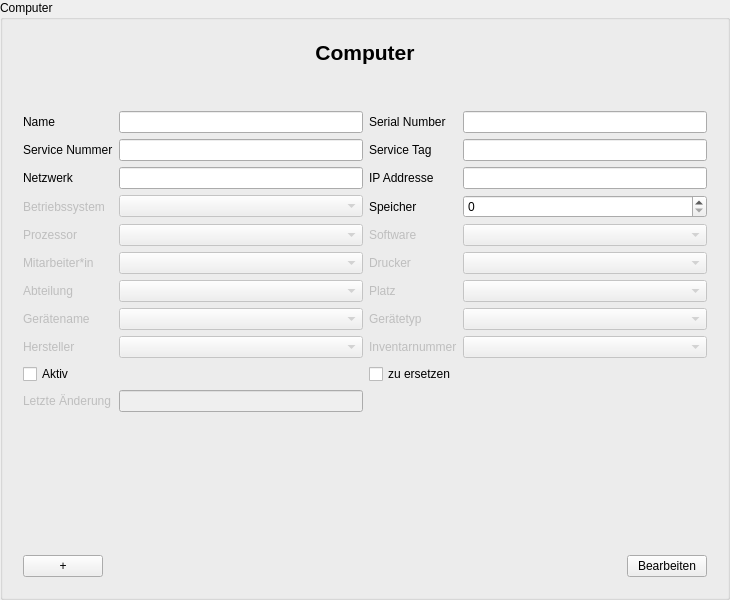
<?xml version="1.0" encoding="UTF-8" ?>
<ui version="4.0">
 <class>ComputerInputArea</class>
 <widget class="QGroupBox" name="ComputerInputArea">
  <property name="geometry">
   <rect>
    <x>0</x>
    <y>0</y>
    <width>730</width>
    <height>600</height>
   </rect>
  </property>
  <property name="windowTitle">
   <string>GroupBox</string>
  </property>
  <property name="accessibleName">
   <string>ComputerInputDialog</string>
  </property>
  <property name="title">
   <string>Computer</string>
  </property>
  <layout class="QVBoxLayout" name="verticalLayout_3">
   <item>
    <widget class="QWidget" name="formLayoutWidget" native="true">
     <layout class="QVBoxLayout" name="verticalLayout_2">
      <item>
       <layout class="QVBoxLayout" name="verticalLayout">
        <item>
         <widget class="QLabel" name="label_Header">
          <property name="font">
           <font>
            <pointsize>16</pointsize>
            <weight>75</weight>
            <bold>true</bold>
           </font>
          </property>
          <property name="text">
           <string>Computer</string>
          </property>
          <property name="alignment">
           <set>Qt::AlignCenter</set>
          </property>
         </widget>
        </item>
       </layout>
      </item>
      <item>
       <spacer name="verticalSpacer">
        <property name="orientation">
         <enum>Qt::Vertical</enum>
        </property>
        <property name="sizeType">
         <enum>QSizePolicy::Preferred</enum>
        </property>
        <property name="sizeHint" stdset="0">
         <size>
          <width>20</width>
          <height>40</height>
         </size>
        </property>
       </spacer>
      </item>
      <item>
       <layout class="QGridLayout" name="gridLayout">
        <item row="0" column="3">
         <widget class="QLabel" name="serialNumberLabel">
          <property name="text">
           <string>Serial Number</string>
          </property>
          <property name="buddy">
           <cstring>serialNumberLineEdit</cstring>
          </property>
         </widget>
        </item>
        <item row="5" column="3">
         <widget class="QLabel" name="printerLabel">
          <property name="enabled">
           <bool>false</bool>
          </property>
          <property name="text">
           <string>Drucker</string>
          </property>
          <property name="buddy">
           <cstring>printerComboBox</cstring>
          </property>
         </widget>
        </item>
        <item row="8" column="3">
         <widget class="QLabel" name="deviceTypeLabel">
          <property name="enabled">
           <bool>false</bool>
          </property>
          <property name="text">
           <string>Gerätetyp</string>
          </property>
          <property name="buddy">
           <cstring>deviceTypeComboBox</cstring>
          </property>
         </widget>
        </item>
        <item row="7" column="2">
         <widget class="QComboBox" name="departmentComboBox">
          <property name="enabled">
           <bool>false</bool>
          </property>
         </widget>
        </item>
        <item row="2" column="0">
         <widget class="QLabel" name="networkLabel">
          <property name="text">
           <string>Netzwerk</string>
          </property>
          <property name="buddy">
           <cstring>networkLineEdit</cstring>
          </property>
         </widget>
        </item>
        <item row="9" column="3">
         <widget class="QLabel" name="inventoryLabel">
          <property name="enabled">
           <bool>false</bool>
          </property>
          <property name="text">
           <string>Inventarnummer</string>
          </property>
          <property name="buddy">
           <cstring>inventoryComboBox</cstring>
          </property>
         </widget>
        </item>
        <item row="8" column="2">
         <widget class="QComboBox" name="deviceNameComboBox">
          <property name="enabled">
           <bool>false</bool>
          </property>
         </widget>
        </item>
        <item row="7" column="3">
         <widget class="QLabel" name="placeLabel">
          <property name="enabled">
           <bool>false</bool>
          </property>
          <property name="text">
           <string>Platz</string>
          </property>
          <property name="buddy">
           <cstring>placeComboBox</cstring>
          </property>
         </widget>
        </item>
        <item row="7" column="4">
         <widget class="QComboBox" name="placeComboBox">
          <property name="enabled">
           <bool>false</bool>
          </property>
         </widget>
        </item>
        <item row="1" column="4">
         <widget class="QLineEdit" name="serviceTagLineEdit" />
        </item>
        <item row="9" column="2">
         <widget class="QComboBox" name="manufacturerComboBox">
          <property name="enabled">
           <bool>false</bool>
          </property>
         </widget>
        </item>
        <item row="5" column="4">
         <widget class="QComboBox" name="printerComboBox">
          <property name="enabled">
           <bool>false</bool>
          </property>
         </widget>
        </item>
        <item row="11" column="0">
         <widget class="QLabel" name="lastUpdateLabel">
          <property name="enabled">
           <bool>false</bool>
          </property>
          <property name="text">
           <string>Letzte Änderung</string>
          </property>
          <property name="buddy">
           <cstring>lastUpdateLineEdit</cstring>
          </property>
         </widget>
        </item>
        <item row="4" column="2">
         <widget class="QComboBox" name="processorComboBox">
          <property name="enabled">
           <bool>false</bool>
          </property>
         </widget>
        </item>
        <item row="4" column="0">
         <widget class="QLabel" name="processorLabel">
          <property name="enabled">
           <bool>false</bool>
          </property>
          <property name="text">
           <string>Prozessor</string>
          </property>
          <property name="buddy">
           <cstring>processorComboBox</cstring>
          </property>
         </widget>
        </item>
        <item row="9" column="4">
         <widget class="QComboBox" name="inventoryComboBox">
          <property name="enabled">
           <bool>false</bool>
          </property>
         </widget>
        </item>
        <item row="1" column="2">
         <widget class="QLineEdit" name="serviceNumberLineEdit" />
        </item>
        <item row="2" column="2">
         <widget class="QLineEdit" name="networkLineEdit" />
        </item>
        <item row="1" column="0">
         <widget class="QLabel" name="serviceNumberLabel">
          <property name="text">
           <string>Service Nummer</string>
          </property>
          <property name="buddy">
           <cstring>serviceNumberLineEdit</cstring>
          </property>
         </widget>
        </item>
        <item row="1" column="3">
         <widget class="QLabel" name="serviceTagLabel">
          <property name="text">
           <string>Service Tag</string>
          </property>
          <property name="buddy">
           <cstring>serviceTagLineEdit</cstring>
          </property>
         </widget>
        </item>
        <item row="9" column="0">
         <widget class="QLabel" name="manufacturerLabel">
          <property name="enabled">
           <bool>false</bool>
          </property>
          <property name="text">
           <string>Hersteller</string>
          </property>
          <property name="buddy">
           <cstring>manufacturerComboBox</cstring>
          </property>
         </widget>
        </item>
        <item row="10" column="0">
         <widget class="QCheckBox" name="activeCheckBox">
          <property name="text">
           <string>Aktiv</string>
          </property>
         </widget>
        </item>
        <item row="8" column="0">
         <widget class="QLabel" name="deviceNameLabel">
          <property name="enabled">
           <bool>false</bool>
          </property>
          <property name="text">
           <string>Gerätename</string>
          </property>
          <property name="buddy">
           <cstring>deviceNameComboBox</cstring>
          </property>
         </widget>
        </item>
        <item row="8" column="4">
         <widget class="QComboBox" name="deviceTypeComboBox">
          <property name="enabled">
           <bool>false</bool>
          </property>
         </widget>
        </item>
        <item row="11" column="2">
         <widget class="QLineEdit" name="lastUpdateLineEdit">
          <property name="enabled">
           <bool>false</bool>
          </property>
         </widget>
        </item>
        <item row="10" column="3">
         <widget class="QCheckBox" name="replaceCheckBox">
          <property name="text">
           <string>zu ersetzen</string>
          </property>
         </widget>
        </item>
        <item row="0" column="4">
         <widget class="QLineEdit" name="serialNumberLineEdit" />
        </item>
        <item row="7" column="0">
         <widget class="QLabel" name="departmentLabel">
          <property name="enabled">
           <bool>false</bool>
          </property>
          <property name="text">
           <string>Abteilung</string>
          </property>
          <property name="buddy">
           <cstring>departmentComboBox</cstring>
          </property>
         </widget>
        </item>
        <item row="3" column="4">
         <widget class="QSpinBox" name="memorySpinBox" />
        </item>
        <item row="3" column="3">
         <widget class="QLabel" name="memoryLabel">
          <property name="text">
           <string>Speicher</string>
          </property>
          <property name="buddy">
           <cstring>memorySpinBox</cstring>
          </property>
         </widget>
        </item>
        <item row="0" column="0">
         <widget class="QLabel" name="netWorkNameLabel">
          <property name="text">
           <string>Name</string>
          </property>
          <property name="buddy">
           <cstring>netWorkNameLineEdit</cstring>
          </property>
         </widget>
        </item>
        <item row="0" column="2">
         <widget class="QLineEdit" name="netWorkNameLineEdit" />
        </item>
        <item row="2" column="3">
         <widget class="QLabel" name="ipAddressLabel">
          <property name="text">
           <string>IP Addresse</string>
          </property>
          <property name="buddy">
           <cstring>ipAddressLineEdit</cstring>
          </property>
         </widget>
        </item>
        <item row="2" column="4">
         <widget class="QLineEdit" name="ipAddressLineEdit" />
        </item>
        <item row="3" column="0">
         <widget class="QLabel" name="operationSystemLabel">
          <property name="enabled">
           <bool>false</bool>
          </property>
          <property name="text">
           <string>Betriebssystem</string>
          </property>
          <property name="buddy">
           <cstring>operationSystemComboBox</cstring>
          </property>
         </widget>
        </item>
        <item row="3" column="2">
         <widget class="QComboBox" name="operationSystemComboBox">
          <property name="enabled">
           <bool>false</bool>
          </property>
         </widget>
        </item>
        <item row="4" column="3">
         <widget class="QLabel" name="softwareLabel">
          <property name="enabled">
           <bool>false</bool>
          </property>
          <property name="text">
           <string>Software</string>
          </property>
          <property name="buddy">
           <cstring>softwareComboBox</cstring>
          </property>
         </widget>
        </item>
        <item row="4" column="4">
         <widget class="QComboBox" name="softwareComboBox">
          <property name="enabled">
           <bool>false</bool>
          </property>
         </widget>
        </item>
        <item row="5" column="0">
         <widget class="QLabel" name="employeeLabel">
          <property name="enabled">
           <bool>false</bool>
          </property>
          <property name="text">
           <string>Mitarbeiter*in</string>
          </property>
          <property name="buddy">
           <cstring>employeeComboBox</cstring>
          </property>
         </widget>
        </item>
        <item row="5" column="2">
         <widget class="QComboBox" name="employeeComboBox">
          <property name="enabled">
           <bool>false</bool>
          </property>
         </widget>
        </item>
       </layout>
      </item>
      <item>
       <spacer name="verticalSpacer_2">
        <property name="orientation">
         <enum>Qt::Vertical</enum>
        </property>
        <property name="sizeHint" stdset="0">
         <size>
          <width>20</width>
          <height>40</height>
         </size>
        </property>
       </spacer>
      </item>
      <item>
       <layout class="QHBoxLayout" name="horizontalLayout">
        <item>
         <widget class="QPushButton" name="addPushButton">
          <property name="text">
           <string>+</string>
          </property>
         </widget>
        </item>
        <item>
         <spacer name="horizontalSpacer">
          <property name="orientation">
           <enum>Qt::Horizontal</enum>
          </property>
          <property name="sizeHint" stdset="0">
           <size>
            <width>40</width>
            <height>20</height>
           </size>
          </property>
         </spacer>
        </item>
        <item>
         <widget class="QPushButton" name="editFinishPushButton">
          <property name="text">
           <string>Bearbeiten</string>
          </property>
         </widget>
        </item>
       </layout>
      </item>
     </layout>
    </widget>
   </item>
  </layout>
 </widget>
 <tabstops>
  <tabstop>netWorkNameLineEdit</tabstop>
  <tabstop>serialNumberLineEdit</tabstop>
  <tabstop>serviceNumberLineEdit</tabstop>
  <tabstop>serviceTagLineEdit</tabstop>
  <tabstop>networkLineEdit</tabstop>
  <tabstop>ipAddressLineEdit</tabstop>
  <tabstop>operationSystemComboBox</tabstop>
  <tabstop>memorySpinBox</tabstop>
  <tabstop>processorComboBox</tabstop>
  <tabstop>softwareComboBox</tabstop>
  <tabstop>employeeComboBox</tabstop>
  <tabstop>printerComboBox</tabstop>
  <tabstop>departmentComboBox</tabstop>
  <tabstop>placeComboBox</tabstop>
  <tabstop>deviceNameComboBox</tabstop>
  <tabstop>deviceTypeComboBox</tabstop>
  <tabstop>manufacturerComboBox</tabstop>
  <tabstop>inventoryComboBox</tabstop>
  <tabstop>activeCheckBox</tabstop>
  <tabstop>replaceCheckBox</tabstop>
  <tabstop>lastUpdateLineEdit</tabstop>
  <tabstop>addPushButton</tabstop>
  <tabstop>editFinishPushButton</tabstop>
 </tabstops>
 <resources />
 <connections />
 <slots>
  <slot>slot1()</slot>
  <slot>onDestroyed()</slot>
 </slots>
</ui>
